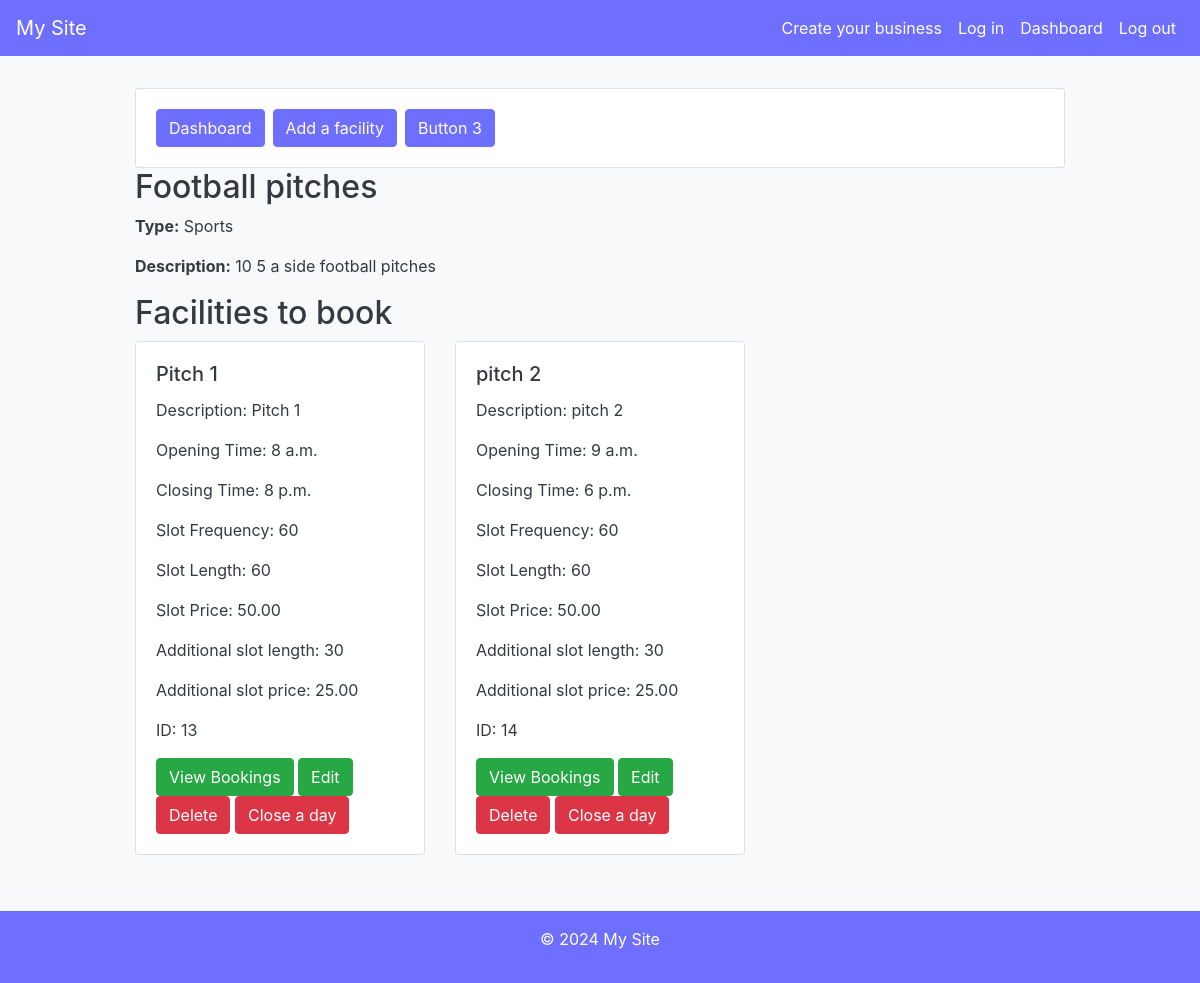
Screenshot of /facilities/2 (signed in) with the database file from the repository.
### business/models.py (models this page shows, shortened)
class Facility(models.Model):
    business = models.ForeignKey(Business, on_delete=models.CASCADE, related_name='facilities')
    facilityType = models.CharField(max_length=255)
    facilityName = models.CharField(max_length=255)
    facilityDescription = models.TextField()

class NormalFacility(models.Model):
    facility = models.ForeignKey(Facility, on_delete=models.CASCADE)
    name = models.CharField(max_length=100)
    description = models.TextField()
    opening_time = models.TimeField()
    closing_time = models.TimeField()
    monday_open = models.TimeField()
    monday_close = models.TimeField()
    tuesday_open = models.TimeField()
    tuesday_close = models.TimeField()
    wednesday_open = models.TimeField()
    wednesday_close = models.TimeField()
    thursday_open = models.TimeField()
    thursday_close = models.TimeField()
    friday_open = models.TimeField()
    friday_close = models.TimeField()
    saturday_open = models.TimeField()
    saturday_close = models.TimeField()
    sunday_open = models.TimeField()
    sunday_close = models.TimeField()
    slot_frequency = models.IntegerField()  # e.g., every 15 minutes
    slot_length = models.IntegerField()  # in minutes
    slot_price = models.DecimalField(max_digits=10, decimal_places=2)
    additional_minutes = models.IntegerField()
    additional_price = models.DecimalField(max_digits=10, decimal_places=2)
    slot_quantity = models.IntegerField()

### business/views.py (the view)
# urls.py: path("facilities/<int:facility_id>", facility_detail, name="facility_detail"),
@login_required_business
def facility_detail(request, facility_id):
    try:
        business_link = request.user.business_link
        business = business_link.business
        facility = Facility.objects.get(id=facility_id)
        if facility.business != business:
            raise Http404("Facility not found")  # Facility does not belong to the user's business
        if business_link.userType != 'staff':
            return redirect('/access_denied')  # Redirect to an access denied page if the user is not staff
        if facility.facilityType == 'Sports' or facility.facilityType == 'Generic':
            subFacilities = NormalFacility.objects.filter(facility=facility)
        elif facility.facilityType == 'Restaurant':
            subFacilities = RestaurantFacility.objects.filter(facility=facility)
        return render(request, 'facilityDetail.html', {'facility': facility,'subFacilities': subFacilities})
    except UserBusinessLink.DoesNotExist:
        return redirect('/access_denied')  # Redirect to an access denied page if the user is not linked to any business
    except UserBusinessLink.MultipleObjectsReturned:
        return redirect('/access_denied')  # Redirect to an access denied page if the user is linked to multiple businesses
    except Facility.DoesNotExist:
        raise Http404("Facility not found")  # Facility does not exist

### business/templates/facilityDetail.html (shortened to what this page needs)
{% extends "business/base.html" %}
{% block content %}
    <div class="card">
        <div class="card-body">
            <div class="d-flex justify-content-start">
                <button class="btn btn-primary mr-2" onclick="window.location.href='/business/dashboard'">Dashboard</button>
                <button class="btn btn-primary mr-2" onclick="window.location.href='/sub-facilities/new/{{facility.id}}'">Add a facility</button>
                <button class="btn btn-primary mr-2">Button 3</button>
            </div>
        </div>
    </div>
    <h2>{{ facility.facilityName }}</h2>
    <p><strong>Type:</strong> {{ facility.facilityType }}</p>
    <p><strong>Description:</strong> {{ facility.facilityDescription }}</p>
    <h2>Facilities to book</h2>
    {% if facility.facilityType == "Generic" or facility.facilityType == "Sports" %}
        {% if subFacilities %}
            <div class="row">
                {% for facility in subFacilities %}
                    <div class="col-md-4">
                            <div class="card mb-4">
                                <div class="card-body">
                                    <h5 class="card-title">{{ facility.name }}</h5>
                                    <p class="card-text">Description: {{ facility.description }}</p>
                                    <p class="card-text">Opening Time: {{ facility.opening_time }}</p>
                                    <p class="card-text">Closing Time: {{ facility.closing_time }}</p>
                                    <p class="card-text">Slot Frequency: {{ facility.slot_frequency }}</p>
                                    <p class="card-text">Slot Length: {{ facility.slot_length }}</p>
                                    <p class="card-text">Slot Price: {{ facility.slot_price }}</p>
                                    <p class="card-text">Additional slot length: {{ facility.additional_minutes }}</p>
                                    <p class="card-text">Additional slot price: {{ facility.additional_price }}</p>
                                    <p class="card-text">ID: {{ facility.id }}</p>
                                    <a href="/facility/normal/bookings/{{facility.id}}"><button class="btn btn-success">View Bookings</button></a>
                                    <a href="/facility/edit/{{facility.id}}"><button class="btn btn-success">Edit</button></a>
                                    <a href="/facility/delete/{{facility.id}}"><button class="btn btn-danger">Delete</button></a>
                                    <a href="/facility/normal/close/{{facility.id}}"><button class="btn btn-danger">Close a day</button></a>
                                </div>
                            </div>
                    </div>
                {% endfor %}
            </div>
        {% else %}
            <p>No facilities found for this business.</p>
        {% endif %}
    {% endif %}
{% endblock %}

### business/templates/business/base.html (style rules this page uses)
:root { --primary: #6E6EFF; --secondary: #ffffff; --success: #28a745; --info: #17a2b8; --warning: #ffc107; --danger: #dc3545; --light: #f8f9fa; --dark: #343a40; }
body { background-color: var(--light); color: var(--dark); display: flex; flex-direction: column; min-height: 100vh; }
.btn-primary { background-color: var(--primary); border-color: var(--primary); }

### rows the page displays
Facility: facilityName "Football pitches", facilityType "Sports", facilityDescription "10 5 a side football pitches"
NormalFacility: name "Pitch 1", description "Pitch 1", opening_time "8 a.m.", closing_time "8 p.m.", slot_frequency "60", slot_length "60", slot_price "50.00", additional_minutes "30", additional_price "25.00", id "13"
NormalFacility: name "pitch 2", description "pitch 2", opening_time "9 a.m.", closing_time "6 p.m.", slot_frequency "60", slot_length "60", slot_price "50.00", additional_minutes "30", additional_price "25.00", id "14"
